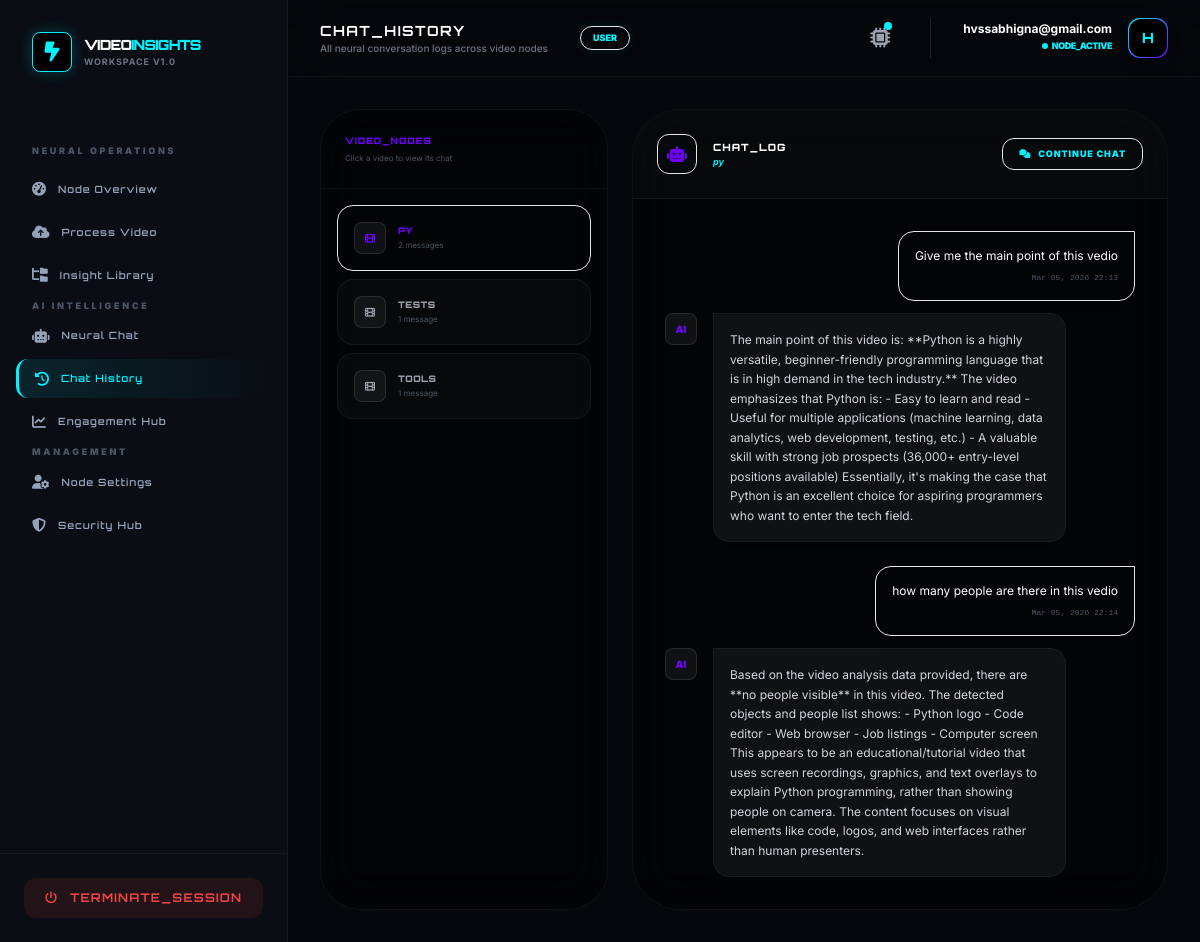
The app's page /neural-chat/history/47/ (signed in) with its own data.
### accounts/models.py (models this page shows, shortened)
class User(AbstractUser):
    username = None
    email = models.EmailField(unique=True)
    ROLE_CHOICES = (
        ('admin', 'Admin'),
        ('user', 'User'),
    )
    role = models.CharField(max_length=10, choices=ROLE_CHOICES, default='user')
    is_verified = models.BooleanField(default=False)
    login_count = models.PositiveIntegerField(default=0)
    USERNAME_FIELD = 'email'
    REQUIRED_FIELDS = []
    objects = CustomUserManager()

### videos/models.py (models this page shows, shortened)
class VideoAnalysis(models.Model):
    user = models.ForeignKey(settings.AUTH_USER_MODEL, on_delete=models.CASCADE)
    title = models.CharField(max_length=255)
    video_file = models.FileField(upload_to='videos/', null=True, blank=True)
    youtube_url = models.URLField(null=True, blank=True)
    transcript = models.TextField(null=True, blank=True)
    summary = models.TextField(null=True, blank=True)
    keywords = models.JSONField(default=list)
    engagement_data = models.JSONField(default=list, null=True, blank=True)
    objects_detected = models.JSONField(default=list)
    key_moments = models.JSONField(default=list, blank=True)
    activity_type = models.CharField(max_length=100, default="General Analysis")
    human_presence_data = models.JSONField(default=dict, null=True, blank=True)
    face_detection_data = models.JSONField(default=dict, null=True, blank=True)
    activity_ml_data = models.JSONField(default=dict, null=True, blank=True)
    ml_processed = models.BooleanField(default=False)
    created_at = models.DateTimeField(auto_now_add=True)
    ai_processed = models.BooleanField(default=False)
    ai_failed = models.BooleanField(default=False)

class ChatMessage(models.Model):
    video = models.ForeignKey(VideoAnalysis, on_delete=models.CASCADE, related_name='chat_messages')
    user = models.ForeignKey(settings.AUTH_USER_MODEL, on_delete=models.CASCADE)
    user_message = models.TextField()
    ai_response = models.TextField()
    created_at = models.DateTimeField(auto_now_add=True)

### chatbot/views.py (the view)
# urls.py: path('history/', views.chat_history_view, name='chat_history'),
@login_required
def chat_history_view(request, video_id=None):
    from videos.models import ChatMessage
    videos_with_chats = VideoAnalysis.objects.filter(
        user=request.user,
        chat_messages__isnull=False
    ).distinct().order_by('-created_at')
    selected_video = None
    selected_chats = []
    if video_id:
        selected_video = get_object_or_404(VideoAnalysis, id=video_id, user=request.user)
        selected_chats = ChatMessage.objects.filter(
            video=selected_video,
            user=request.user
        ).order_by('created_at')
    return render(request, 'chatbot/chat_history.html', {
        'videos_with_chats': videos_with_chats,
        'selected_video': selected_video,
        'selected_chats': selected_chats,
    })

### templates/chatbot/chat_history.html (shortened to what this page needs)
{% extends "base2.html" %}
{% block page_title %}CHAT_HISTORY{% endblock %}
{% block page_subtitle %}All neural conversation logs across video nodes{% endblock %}
{% block content %}
<div class="flex gap-6 animate-fade-in" style="min-height: 75vh;">
    <div class="w-72 flex-shrink-0 bg-black/40 border border-white/5 rounded-[2.5rem] backdrop-blur-xl overflow-hidden flex flex-col">
        <div class="p-6 border-b border-white/5">
            <p class="orbitron text-[9px] font-black text-[var(--accent-purple)] tracking-widest uppercase">Video_Nodes</p>
            <p class="text-[8px] text-gray-600 mt-1">Click a video to view its chat</p>
        </div>
        <div class="flex-1 overflow-y-auto p-4 space-y-2 custom-scrollbar">
            {% if videos_with_chats %}
                {% for video in videos_with_chats %}
                <a href="{% url 'chat_history_video' video.id %}"
                   class="block p-4 rounded-2xl border transition-all
                   {% if selected_video.id == video.id %}
                       bg-[var(--accent-purple)]/10 border-[var(--accent-purple)]/30 text-[var(--accent-purple)]
                   {% else %}
                       bg-white/[0.02] border-white/5 text-gray-400 hover:border-[var(--accent-cyan)]/30 hover:text-[var(--accent-cyan)]
                   {% endif %}">
                    <div class="flex items-center gap-3">
                        <div class="w-8 h-8 rounded-lg bg-white/5 border border-white/10 flex items-center justify-center flex-shrink-0">
                            <i class="fa fa-film text-[10px]"></i>
                        </div>
                        <div class="min-w-0">
                            <p class="orbitron text-[9px] font-black uppercase tracking-wider truncate">{{ video.title }}</p>
                            <p class="text-[8px] text-gray-600 mt-0.5">{{ video.chat_messages.count }} message{% if video.chat_messages.count != 1 %}s{% endif %}</p>
                        </div>
                    </div>
                </a>
                {% endfor %}
            {% else %}
                <div class="flex flex-col items-center justify-center h-full text-center py-16 space-y-3">
                    <i class="fa fa-comment-slash text-2xl text-white/5"></i>
                    <p class="text-[8px] text-gray-700 uppercase tracking-widest">No chats yet</p>
                </div>
            {% endif %}
        </div>
    </div>
    <div class="flex-1 bg-black/40 border border-white/5 rounded-[3rem] backdrop-blur-xl overflow-hidden flex flex-col">
        {% if selected_video %}
            <div class="p-6 border-b border-white/5 bg-white/[0.02] flex items-center justify-between">
                <div class="flex items-center gap-4">
                    <div class="w-10 h-10 bg-[var(--accent-purple)]/20 rounded-xl flex items-center justify-center border border-[var(--accent-purple)]/30">
                        <i class="fa fa-robot text-[var(--accent-purple)]"></i>
                    </div>
                    <div>
                        <p class="orbitron text-[10px] font-black text-white tracking-widest uppercase">Chat_Log</p>
                        <p class="text-[9px] text-[var(--accent-cyan)] font-bold italic">{{ selected_video.title }}</p>
                    </div>
                </div>
                <a href="{% url 'ai_chatbot_with_video' selected_video.id %}"
                   class="px-4 py-2 bg-[var(--accent-cyan)]/10 border border-[var(--accent-cyan)]/20 text-[var(--accent-cyan)] text-[9px] font-black uppercase tracking-widest rounded-xl hover:bg-[var(--accent-cyan)] hover:text-black transition-all">
                    <i class="fa fa-comments mr-1"></i> Continue Chat
                </a>
            </div>
            <div class="flex-1 overflow-y-auto p-8 space-y-6 custom-scrollbar">
                {% if selected_chats %}
                    {% for msg in selected_chats %}
                    <div class="space-y-3">
                        <div class="flex gap-4 justify-end">
                            <div class="bg-[var(--accent-cyan)]/10 p-4 rounded-2xl rounded-tr-none border border-[var(--accent-cyan)]/20 max-w-[75%] shadow-lg">
                                <p class="text-xs text-white">{{ msg.user_message }}</p>
                                <p class="text-[8px] text-gray-600 mt-2 text-right font-mono">{{ msg.created_at|date:"M d, Y H:i" }}</p>
                            </div>
                        </div>
                        <div class="flex gap-4">
                            <div class="w-8 h-8 rounded-lg bg-white/5 border border-white/10 flex items-center justify-center text-[10px] font-black text-[var(--accent-purple)] flex-shrink-0">AI</div>
                            <div class="bg-white/5 p-4 rounded-2xl rounded-tl-none border border-white/5 max-w-[75%] shadow-lg">
                                <p class="text-xs text-gray-300 leading-relaxed">{{ msg.ai_response }}</p>
                            </div>
                        </div>
                    </div>
                    {% endfor %}
                {% else %}
                    <div class="flex flex-col items-center justify-center h-full text-center py-20 space-y-3">
                        <i class="fa fa-comment-dots text-4xl text-white/5"></i>
                        <p class="text-[9px] text-gray-700 uppercase tracking-widest">No messages found</p>
                    </div>
                {% endif %}
            </div>
        {% endif %}
    </div>
</div>
{% endblock %}

### templates/base2.html (shortened to what this page needs)
<!DOCTYPE html>
<html lang="en">
<head>
    <script src="https://cdn.tailwindcss.com"></script>
    <link rel="stylesheet" href="https://cdnjs.cloudflare.com/ajax/libs/font-awesome/6.4.2/css/all.min.css">
</head>
<body class="min-h-screen flex">
<aside class="w-72 bg-[var(--sidebar-bg)] border-r border-white/5 hidden lg:flex flex-col sticky top-0 h-screen z-50">
    <div class="p-8">
        <a href="/" class="flex items-center gap-3">
            <div class="w-10 h-10 rounded-lg flex items-center justify-center bg-black border border-[var(--accent-cyan)] shadow-[0_0_15px_rgba(0,242,255,0.2)]">
                <i class="fa-solid fa-bolt-lightning text-xl text-[var(--accent-cyan)]"></i>
            </div>
            <div>
                <h2 class="orbitron text-sm font-black text-white tracking-tighter">VIDEO<span class="text-[var(--accent-cyan)]">INSIGHTS</span></h2>
                <p class="text-[9px] text-gray-500 uppercase tracking-widest font-bold">Workspace v1.0</p>
            </div>
        </a>
    </div>
    <nav class="flex-1 px-4 py-4 space-y-1 overflow-y-auto">
        {% if user.role == 'admin' %}
            {% include "partials/sidebar_admin.html" %}
        {% else %}
            {% include "partials/sidebar_user.html" %}
        {% endif %}
    </nav>
    <div class="p-6 border-t border-white/5">
        <a href="{% url 'logout' %}"
           class="flex items-center justify-center gap-3 px-4 py-3 rounded-xl bg-red-500/10 text-red-500 font-bold hover:bg-red-500 hover:text-white transition duration-300 orbitron text-xs tracking-widest">
            <i class="fa-solid fa-power-off"></i> TERMINATE_SESSION
        </a>
    </div>
</aside>
<div class="flex-1 flex flex-col min-w-0">
    <header class="bg-[var(--sidebar-bg)]/80 backdrop-blur-xl border-b border-white/5 sticky top-0 z-40 px-8 py-4 flex justify-between items-center">
        <div class="flex items-center gap-4">
             <div class="hidden sm:block">
                <h1 class="orbitron text-sm font-bold text-white tracking-widest uppercase">
                    {% block page_title %}Operational_Dashboard{% endblock page_title %}
                </h1>
                <p class="text-[10px] text-gray-500 font-medium">
                    {% block page_subtitle %}Synchronizing with Neural Pipeline...{% endblock page_subtitle %}
                </p>
             </div>
             <span class="bg-[var(--accent-cyan)]/10 text-[var(--accent-cyan)] text-[9px] uppercase font-black px-3 py-1 rounded-full ml-4 border border-[var(--accent-cyan)]/20 shadow-[0_0_10px_rgba(0,242,255,0.1)]">
                {{ user.role|default:"User" }}
             </span>
        </div>
        <div class="flex items-center gap-8">
            <div class="relative group">
                <button class="relative p-2 text-gray-400 hover:text-[var(--accent-cyan)] transition-colors">
                    <i class="fa-solid fa-microchip text-xl"></i>
                    <span class="absolute top-1.5 right-1.5 w-2 h-2 bg-[var(--accent-cyan)] rounded-full animate-pulse"></span>
                </button>
            </div>
            <div class="flex items-center gap-4 border-l border-white/10 pl-8">
                <div class="text-right hidden sm:block">
                    <p class="text-xs font-bold text-white leading-none mb-1">{{ user.email }}</p>
                    <p class="text-[9px] text-[var(--accent-cyan)] font-black uppercase flex items-center justify-end gap-1 tracking-tighter">
                        <span class="w-1.5 h-1.5 bg-[var(--accent-cyan)] rounded-full animate-ping"></span> NODE_ACTIVE
                    </p>
                </div>
                <div class="w-10 h-10 rounded-xl bg-gradient-to-br from-[var(--accent-cyan)] to-[var(--accent-purple)] p-[1px] shadow-lg">
                    <div class="w-full h-full bg-black rounded-xl flex items-center justify-center text-[var(--accent-cyan)] font-black orbitron text-sm">
                        {{ user.email|first|upper }}
                    </div>
                </div>
            </div>
        </div>
    </header>
    <main class="flex-1 p-8 overflow-y-auto">
        <div class="max-w-7xl mx-auto animate-fade-in">
            {% block content %}{% endblock content %}
        </div>
    </main>
</div>
</body>
</html>

### templates/base2.html (style rules this page uses)
:root { --bg-workspace: #05070a; --sidebar-bg: #0a0d14; --accent-cyan: #00f2ff; --accent-purple: #7000ff; --card-dark: #10141d; }
body { font-family: 'Inter', sans-serif; background-color: var(--bg-workspace); color: #e2e8f0; }
.orbitron { font-family: 'Orbitron', sans-serif; }
.animate-fade-in { animation: fadeIn 0.3s ease-out; }

### records on screen
User: role "USER", email "hvssabhigna@gmail.com", email|first "H"
VideoAnalysis: title "PY", chat_messages.count "2", title "py"
VideoAnalysis: title "TESTS", chat_messages.count "1"
VideoAnalysis: title "TOOLS", chat_messages.count "1"
ChatMessage: user_message "Give me the main point of this vedio", created_at "Mar 05, 2026 22:13", ai_response "The main point of this video is: **Python is a highly versatile, beginner-friendly programming language that is in high demand in the tech industry.** The video emphasizes that Python is: - Easy to learn and read - Useful for multiple applications (machine learning, data analytics, web development, testing, etc.) - A valuable skill with strong job prospects (36,000+ entry-level positions available) Essentially, it's making the case that Python is an excellent choice for aspiring programmers who want to enter the tech field."
ChatMessage: user_message "how many people are there in this vedio", created_at "Mar 05, 2026 22:14", ai_response "Based on the video analysis data provided, there are **no people visible** in this video. The detected objects and people list shows: - Python logo - Code editor - Web browser - Job listings - Computer screen This appears to be an educational/tutorial video that uses screen recordings, graphics, and text overlays to explain Python programming, rather than showing people on camera. The content focuses on visual elements like code, logos, and web interfaces rather than human presenters."
